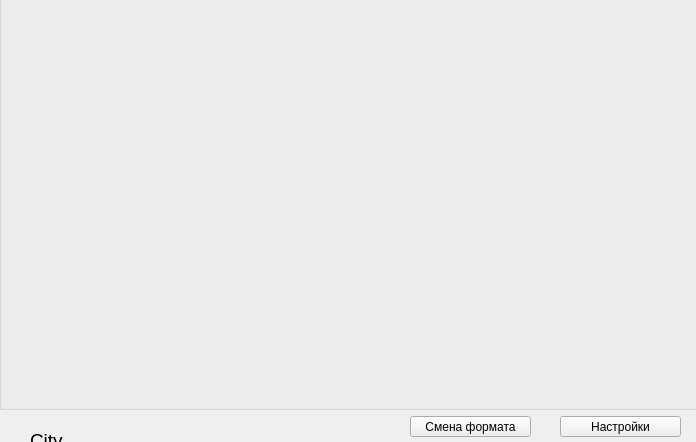
<?xml version="1.0" encoding="UTF-8"?>
<ui version="4.0">
 <class>month</class>
 <widget class="QWidget" name="month">
  <property name="geometry">
   <rect>
    <x>0</x>
    <y>0</y>
    <width>696</width>
    <height>442</height>
   </rect>
  </property>
  <property name="windowTitle">
   <string>Widget</string>
  </property>
  <widget class="QPushButton" name="ChangeFormat">
   <property name="geometry">
    <rect>
     <x>410</x>
     <y>416</y>
     <width>121</width>
     <height>21</height>
    </rect>
   </property>
   <property name="text">
    <string>Смена формата</string>
   </property>
  </widget>
  <widget class="QPushButton" name="Setting">
   <property name="geometry">
    <rect>
     <x>560</x>
     <y>416</y>
     <width>121</width>
     <height>21</height>
    </rect>
   </property>
   <property name="text">
    <string>Настройки</string>
   </property>
  </widget>
  <widget class="QLabel" name="City">
   <property name="geometry">
    <rect>
     <x>30</x>
     <y>420</y>
     <width>141</width>
     <height>41</height>
    </rect>
   </property>
   <property name="font">
    <font>
     <pointsize>14</pointsize>
    </font>
   </property>
   <property name="text">
    <string>City</string>
   </property>
  </widget>
  <widget class="QGroupBox" name="monthBox">
   <property name="geometry">
    <rect>
     <x>-1</x>
     <y>-11</y>
     <width>701</width>
     <height>421</height>
    </rect>
   </property>
   <property name="title">
    <string/>
   </property>
   <widget class="QWidget" name="gridLayoutWidget">
    <property name="geometry">
     <rect>
      <x>0</x>
      <y>10</y>
      <width>701</width>
      <height>411</height>
     </rect>
    </property>
    <layout class="QGridLayout" name="monthLayout"/>
   </widget>
  </widget>
 </widget>
 <resources/>
 <connections/>
</ui>
